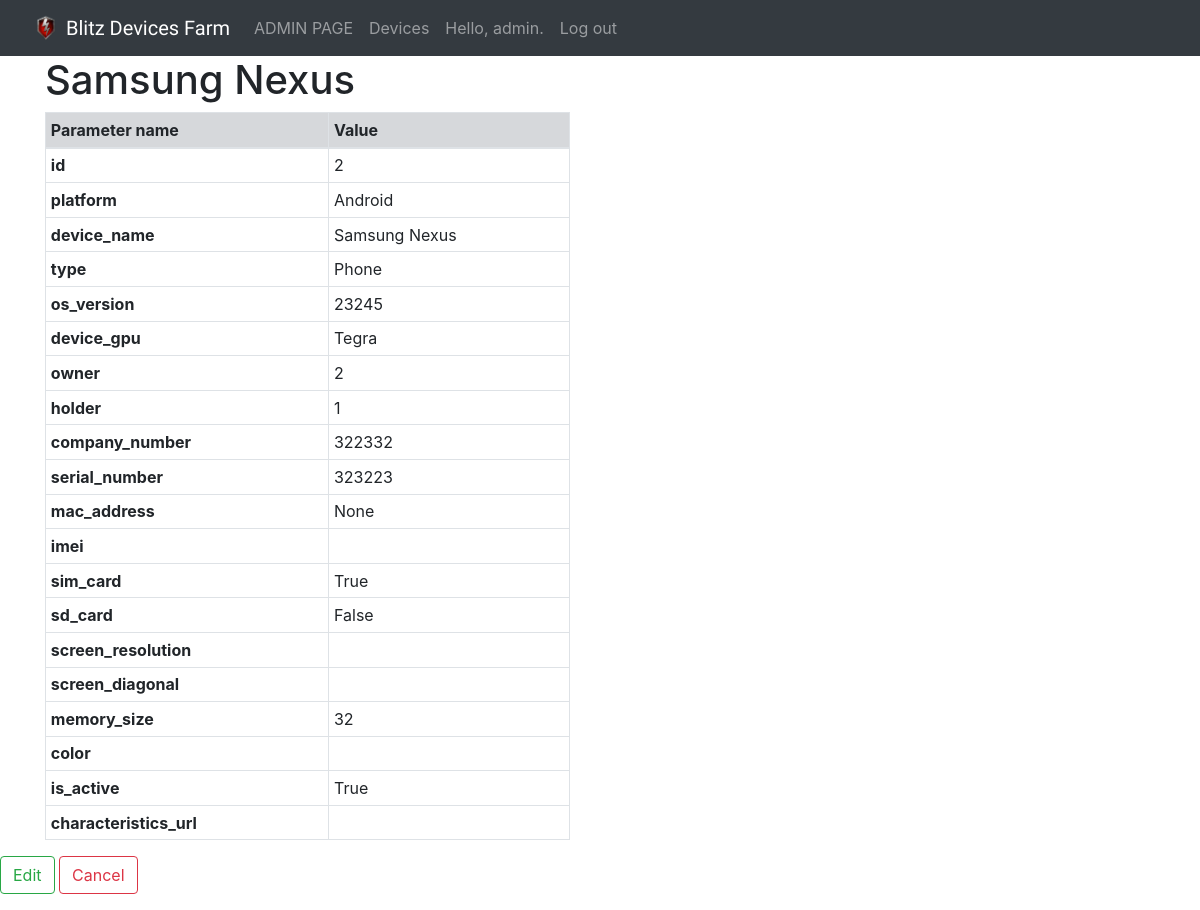
The app's page /2 (signed in) with its own data.
### users/models.py (models this page shows, shortened)
class User(AbstractUser):
    room = models.PositiveIntegerField(null=True)

### devices_farm/models.py (models this page shows, shortened)
class Device(models.Model):
    objects = models.Manager()
    ANDROID = 'Android'
    IOS = 'iOS'
    WIN_MOBILE = 'Windows Mobile'
    PLATFORMS = (
        (IOS, IOS),
        (ANDROID, ANDROID),
        (WIN_MOBILE, WIN_MOBILE)
    )
    device_platform = models.CharField(
        name='platform',
        max_length=20,
        choices=PLATFORMS,
    )
    device_name = models.CharField(
        max_length=20,
    )
    PHONE = 'Phone'
    TABLET = 'Tablet'
    TYPES = (
        (PHONE, PHONE),
        (TABLET, TABLET),
    )
    device_type = models.CharField(
        name='type',
        max_length=20,
        choices=TYPES,
        default=PHONE,
    )
    os_version = models.CharField(
        max_length=10,
        default=None,
    )
    device_gpu = models.CharField(
        max_length=20,
        blank=True,
        help_text='Only required if Platform is "Android".',
    )
    device_owner = models.ForeignKey(
        User,
        name='owner',
        on_delete=models.SET_NULL,
        null=True,
        related_name='user_owner'
    )
    current_holder = models.ForeignKey(
        User,
        name='holder',
        on_delete=models.SET_NULL,
        null=True,
        related_name='user_holder'
    )
    company_number = models.CharField(
        max_length=20,
        blank=True,
        default='',
    )
    serial_number = models.CharField(
        max_length=20,
    )
    mac_address = MACAddressField(
        null=True,
        blank=True,
        integer=False,
        default='',
    )
    imei_number = models.CharField(
        name='imei',
        max_length=20,
        blank=True,
        default='',
    )
    sim_card = models.BooleanField(
        default=True,
    )
    sd_card = models.BooleanField(
        default=False,
    )
    screen_resolution = models.CharField(
        max_length=20,
        blank=True,
        default='',
    )
    screen_diagonal = models.CharField(
        max_length=20,
        blank=True,
        default='',
    )
    memory_size = models.IntegerField(
        help_text='Size in GB.',
    )
    device_color = models.CharField(
        name='color',
        max_length=20,
        blank=True,
        default='',
    )
    is_active = models.BooleanField(
        default=True,
    )
    characteristics_url = models.URLField(
        default='',
        blank=True,
    )
    class Meta:
        ordering = ['platform', 'type', 'device_name']
    def get_fields(self):
        return [(field.name, field.value_to_string(self)) for field in Device._meta.fields]

### devices_farm/views.py (the view)
# urls.py: url(r'^(?P<pk>\d+)$', views.DeviceDetail.as_view(), name='device'),
class DeviceDetail(DetailView):
    model = Device
    context_object_name = 'device'
    template_name = 'devices_farm/device.html'
    @method_decorator(login_required)
    def dispatch(self, request, *args, **kwargs):
        return super(DeviceDetail, self).dispatch(request, *args, **kwargs)

### devices_farm/templates/devices_farm/device.html
{% extends "devices_farm/base.html" %}
{% block content %}
    <div class="container">
        <div class="row justify-content-start table-responsive">
            <div class="col-6">
            <h1>{{ device.device_name }}</h1>
            <table class="table table-hover table-bordered table-sm">
                <thead>
                    <tr class="table-secondary">
                        <th>Parameter name</th>
                        <th>Value</th>
                    </tr>
                </thead>
                <tbody>
                {% for name, value in device.get_fields %}
                    <tr>
                        <th>{{ name }}</td>
                        <td>{{ value }}</td>
                    </tr>
                {% endfor %}
                </tbody>
            </table>
            </div>
        </div>
    </div>
    <div>
        <a class="btn btn-outline-success" href="{% url 'devices_farm:edit-device' device.pk %}" role="button">
            Edit
        </a>
        <a class="btn btn-outline-danger" href="{% url 'devices_farm:devices' %}" role="button">
            Cancel
        </a>
    </div>
{% endblock content %}

### devices_farm/templates/devices_farm/base.html (shortened to what this page needs)
<!DOCTYPE html>
{% load static %}
<html lang="en">
<head>
    <link rel="stylesheet" href="https://stackpath.bootstrapcdn.com/bootstrap/4.1.3/css/bootstrap.min.css">
    <link rel="stylesheet" href="{% static 'css/devices_farm.css' %}">
<body class="filter-dark">
    <nav class="navbar sticky-top navbar-expand-lg navbar-dark bg-dark">
        <div class="container-fluid">
            <div class="navbar-header">
                <a class="navbar-brand" href="#">
                    <img src="{% static 'blitz_icon.png' %}" width="30" height="30" class="d-inline-block align-top" alt="">
                    Blitz Devices Farm</a>
            </div>
            <div class="collapse navbar-collapse" id="navbarSupportedContent">
                <ul class="nav navbar-nav">
                    <li class="nav-item">
                        <a class="nav-link" href="http://127.0.0.1:8000/admin/">ADMIN PAGE</a>
                    </li>
                    {% if user.is_authenticated %}
                    <li class="nav-item">
                        <a class="nav-link" href="{% url 'devices_farm:devices' %}">Devices</a>
                    </li>
                    <li class="nav-item">
                        <a class="nav-link" href="{% url 'users:profile' %}">Hello, {{ user.username }}.</a>
                    </li>
                    <li class="nav-item">
                        <a class="nav-link" href="{% url 'users:logout' %}">Log out</a>
                    </li>
                    {% endif %}
                </ul>
            </div>
        </div>
    </nav>
    {% block content %}
    {% endblock content %}
<script src="https://maxcdn.bootstrapcdn.com/bootstrap/3.3.7/js/bootstrap.min.js"></script></head>
</body>
</html>

### devices_farm/static/css/devices_farm.css (style rules this page uses)
.navbar-brand { font-family: 'Lobster', cursive; }

### records on screen
User: username "admin"
Device: device_name "Samsung Nexus", get_fields "Android" "Samsung Nexus" "Phone" "23245" "Tegra" "322332" "323223"

### other values on screen
{{ name }} "id" "platform" "device_name" "type" "os_version" "device_gpu" "owner" "holder" "company_number" "serial_number" "mac_address" "imei" "sim_card" "sd_card" "screen_resolution" "screen_diagonal" "memory_size" "color" "is_active" "characteristics_url"
{{ value }} "2" "2" "1" "None" "True" "False" "32" "True"
